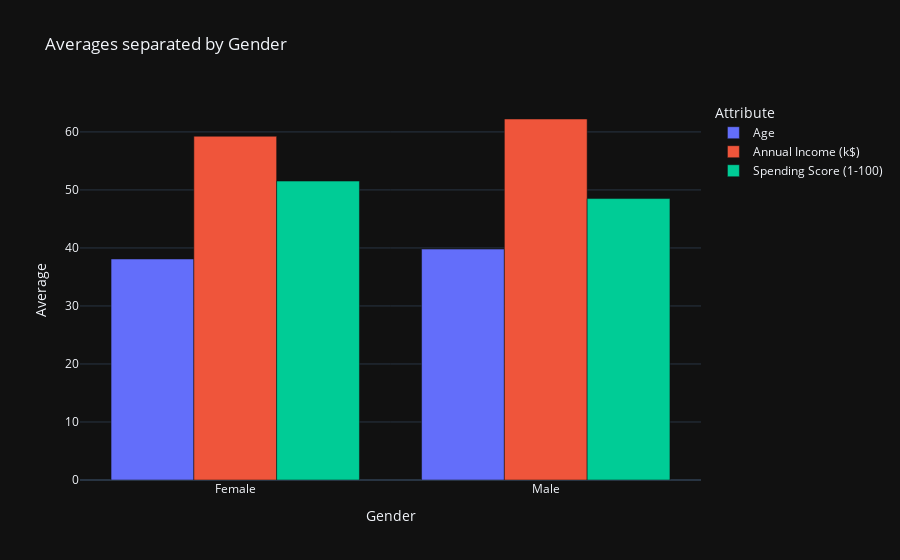

The cell this chart's notebook holds for it:
### Code cell
avg_gender_dataset.reset_index(inplace=True)

fig = px.bar(avg_gender_dataset, x='Gender', y=['Age', 'Annual Income (k$)', 'Spending Score (1-100)'],
             title='Averages separated by Gender', labels={'value': 'Average', 'variable': 'Attribute'},
             barmode='group', template='plotly_dark')

fig.show()

### Figure 1 — Plotly figure (JSON) as saved in the notebook; plotly's stock layout.template omitted (floating-point values rounded to 4 significant figures)
{"data": [{"alignmentgroup": "True", "hovertemplate": "Attribute=Age<br>Gender=%{x}<br>Average=%{y}<extra></extra>", "legendgroup": "Age", "marker": {"color": "#636efa", "pattern": {"shape": ""}}, "name": "Age", "offsetgroup": "Age", "orientation": "v", "showlegend": true, "textposition": "auto", "x": ["Female", "Male"], "xaxis": "x", "y": [38.1, 39.81], "yaxis": "y", "type": "bar"}, {"alignmentgroup": "True", "hovertemplate": "Attribute=Annual Income (k$)<br>Gender=%{x}<br>Average=%{y}<extra></extra>", "legendgroup": "Annual Income (k$)", "marker": {"color": "#EF553B", "pattern": {"shape": ""}}, "name": "Annual Income (k$)", "offsetgroup": "Annual Income (k$)", "orientation": "v", "showlegend": true, "textposition": "auto", "x": ["Female", "Male"], "xaxis": "x", "y": [59.25, 62.23], "yaxis": "y", "type": "bar"}, {"alignmentgroup": "True", "hovertemplate": "Attribute=Spending Score (1-100)<br>Gender=%{x}<br>Average=%{y}<extra></extra>", "legendgroup": "Spending Score (1-100)", "marker": {"color": "#00cc96", "pattern": {"shape": ""}}, "name": "Spending Score (1-100)", "offsetgroup": "Spending Score (1-100)", "orientation": "v", "showlegend": true, "textposition": "auto", "x": ["Female", "Male"], "xaxis": "x", "y": [51.53, 48.51], "yaxis": "y", "type": "bar"}], "layout": {"xaxis": {"anchor": "y", "domain": [0, 1], "title": {"text": "Gender"}}, "yaxis": {"anchor": "x", "domain": [0, 1], "title": {"text": "Average"}}, "legend": {"title": {"text": "Attribute"}, "tracegroupgap": 0}, "title": {"text": "Averages separated by Gender"}, "barmode": "group"}}
